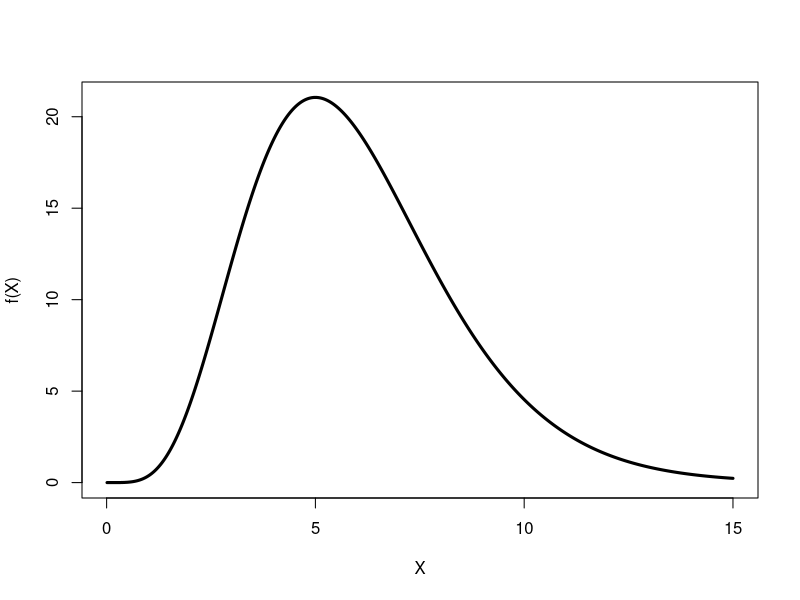
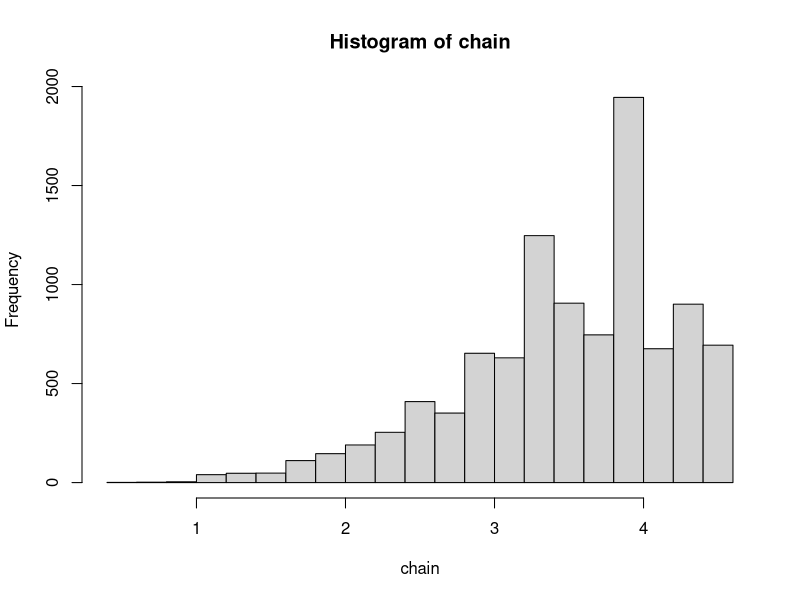
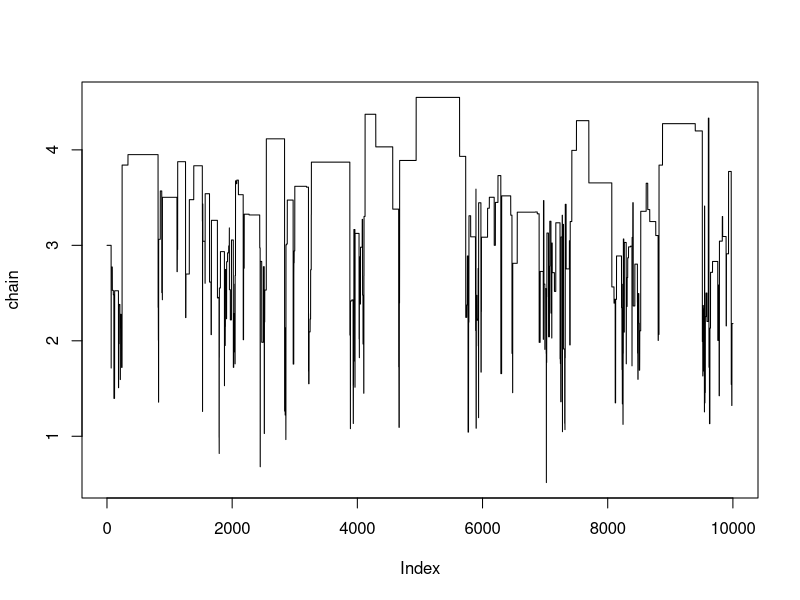
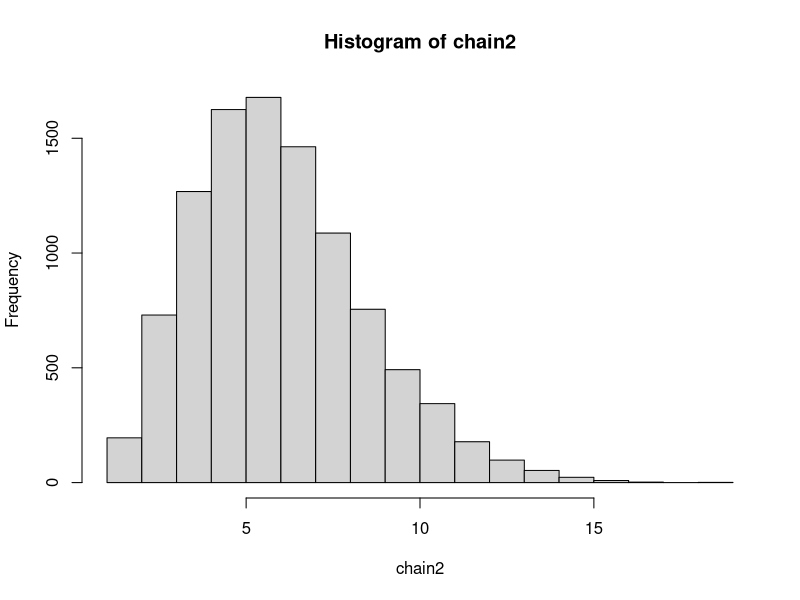
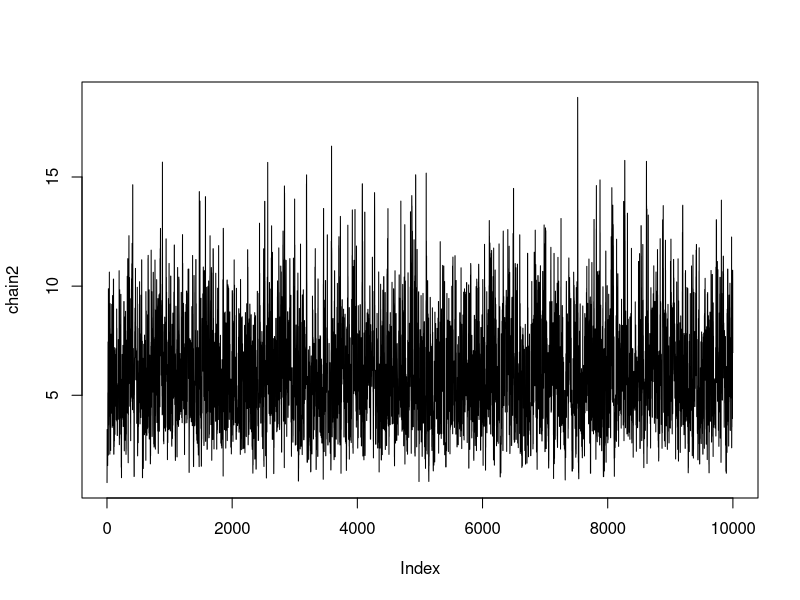
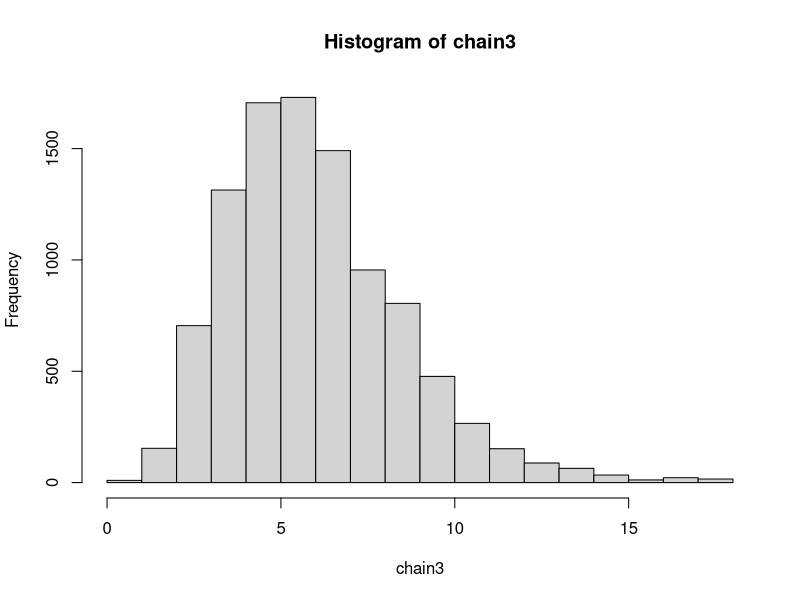
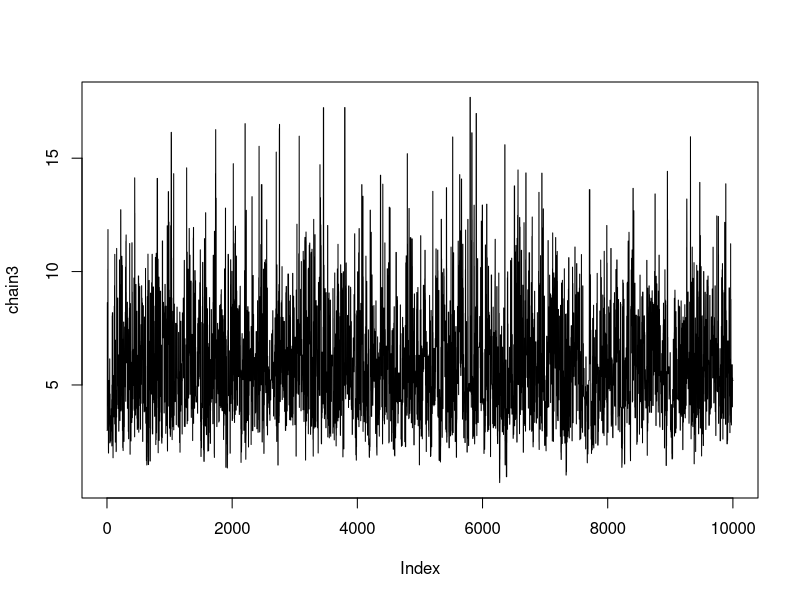
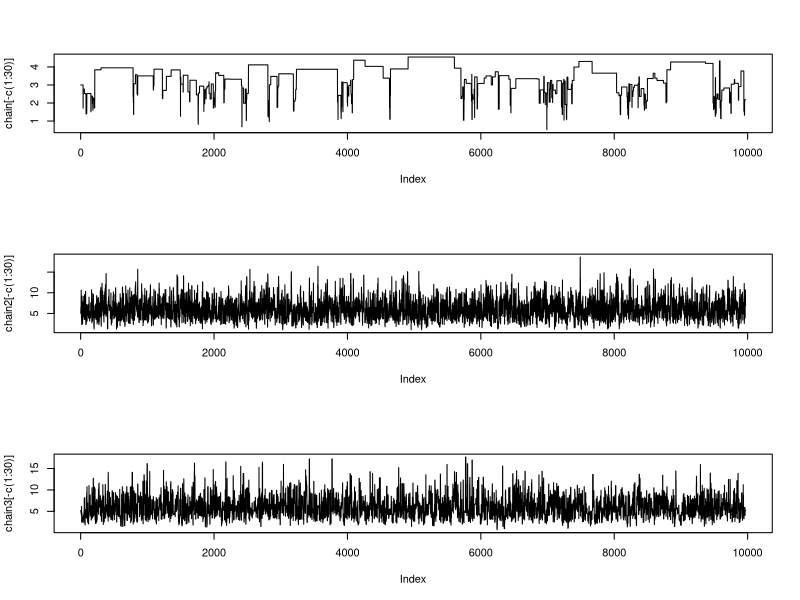

R code for these plots, in order:
## ---- chunk 1
knitr::opts_chunk$set(echo = TRUE)
## ---- chunk 2
### a)

f <- function(x){
  stopifnot(x>0)
  return(x^5*exp(-x))
}

X <- seq(0.01,15,0.01)
plot(X, f(X), type="l", lwd=3)     # f(x) distribution

starting_point <- 3
N <- 1E4
set.seed(12345)

proposal_dist <- function(Xt){
  return(rlnorm(1, Xt, 1))
}

chain <- starting_point
accept <- 0

for (i in 1:N){
  
  x <- chain[length(chain)]
  # candidate point x_star from g
  x_star <- proposal_dist(x)
  
  # MH ratio
  R     <- (f(x_star) * dlnorm(x, x_star, 1)) / 
            (f(x) * dlnorm(x_star, x, 1))
  ap    <- runif(1)
  if (ap < R){
    chain <- c(chain, x_star)
    accept <- accept + 1
  } else chain <- c(chain, x) 
}

cat("acceptance rate =", accept / N)
hist(chain)
plot(chain, type="l")  

## ---- chunk 3
### b)

starting_point2 <- 1
N <- 1E4
set.seed(12345)

proposal_dist2 <- function(Xt){
  return(rchisq(1, floor(Xt+1)))
}

chain2 <- starting_point2
accept2 <- 0

for (i in 1:N){
  
  x <- chain2[length(chain2)]
  # candidate point x_star from g
  x_star <- proposal_dist2(x)
  
  # MH ratio
  R     <- (f(x_star) * dchisq(x, floor(x_star + 1))) / 
    (f(x) * dchisq(x_star, floor(x+1)))
  ap    <- runif(1)
  if (ap < R){
    chain2 <- c(chain2, x_star)
    accept2 <- accept2 + 1
  } else chain2 <- c(chain2, x) 
}

cat("acceptance rate =", accept2 / N)
hist(chain2)
plot(chain2, type="l")
## ---- chunk 4
### c)

starting_point3 <- 3
N <- 1E4
set.seed(12345)

proposal_dist3 <- function(Xt){
  return(rexp(1, Xt^-1))
}

chain3 <- starting_point3
accept3 <- 0

for (i in 1:N){
  
  x <- chain3[length(chain3)]
  # candidate point x_star from g
  x_star <- proposal_dist3(x)
  
  # MH ratio
  R     <- (f(x_star) * dexp(x, x_star^-1)) / 
    (f(x) * dexp(x_star, x^-1))
  ap    <- runif(1)
  if (ap < R){
    chain3 <- c(chain3, x_star)
    accept3 <- accept3 + 1
  } else chain3 <- c(chain3, x) 
}

cat("acceptance rate =", accept3 / N)
hist(chain3)
plot(chain3, type="l")
## ---- chunk 5
### d)

par(mfrow=c(3,1))
plot(chain[-c(1:30)], type="l")
plot(chain2[-c(1:30)], type="l")
plot(chain3[-c(1:30)], type="l")

cat("Method a) acceptance rate =", accept / N, "\n")
cat("Method b) acceptance rate =", accept2 / N, "\n")
cat("Method c) acceptance rate =", accept3 / N, "\n")

par(mfrow=c(3,1))
hist(chain[-c(1:30)], main = "Histogram of part a)", xlab = "x values")
hist(chain2[-c(1:30)], main = "Histogram of part b)", xlab = "x values")
hist(chain3[-c(1:30)], main = "Histogram of part c)", xlab = "x values")

par(mfrow=c(1,1))
plot(X, f(X), type="l", lwd=3)
## ---- chunk 6
### e)

cat("the expected value of the first method is:", mean(chain[-c(1:30)]), "\n")
cat("the expected value of the second method is:", mean(chain2[-c(1:30)]), "\n")
cat("the expected value of the third method is:", mean(chain3[-c(1:30)]), "\n")
## ---- chunk 7

###############################
### Boundary ellipse 
### for Gibbs sampling example
### from Lecture 4
### Fall 2023, by Frank Miller
###############################
w  <- 1.999
xv <- seq(-1, 1, by=0.01) * 1/sqrt(1-w^2/4)  # a range of x1-values, where the term below the root is non-negative (compare Lecture 4)
plot(xv, xv, type="n", xlab=expression(x[1]), ylab=expression(x[2]), las=1)
# ellipse
lines(xv, -(w/2)*xv-sqrt(1-(1-w^2/4)*xv^2), lwd=2, col=8)
lines(xv, -(w/2)*xv+sqrt(1-(1-w^2/4)*xv^2), lwd=2, col=8)
## ---- chunk 8
#Gibbs sampling
f1_cond <- function(x2){
  return(runif(1, min = -0.9995*x2 - sqrt(1-0.00099975*x2), max = -0.9995*x2 + sqrt(1-0.00099975*x2)))
}
f2_cond <- function(x1){
  return(runif(1, min = -0.9995*x1 - sqrt(1-0.00099975*x1), max = -0.9995*x1 + sqrt(1-0.00099975*x1)))
}

set.seed(12345)
n <- 1000
x1 <- 0
x2 <- 0
X1 <- c()
X2 <- c()
for(i in 1:n){
  x1 <- f1_cond(x2)
  x2 <- f2_cond(x1)
  X1 <- c(X1, x1)
  X2 <- c(X2, x2)
}

w  <- 1.999
xv <- seq(-1, 1, by=0.01) * 1/sqrt(1-w^2/4)  # a range of x1-values, where the term below the root is non-negative (compare Lecture 4)
plot(xv, xv, type="n", xlab=expression(x[1]), ylab=expression(x[2]), las=1)
# ellipse
lines(xv, -(w/2)*xv-sqrt(1-(1-w^2/4)*xv^2), lwd=2, col=8)
lines(xv, -(w/2)*xv+sqrt(1-(1-w^2/4)*xv^2), lwd=2, col=8)
#Add the points X1 and X2 to the graph
points(X1, X2, col = "red", pch = 20, cex = 0.5)

## ---- chunk 9
#Determine P(X1 > 0)

means <- c()
for(i in 1:100){
  set.seed(i)
  n <- 1000
  x1 <- 0
  x2 <- 0
  X1 <- c()
  X2 <- c()
  for(i in 1:n){
    x1 <- f1_cond(x2)
    x2 <- f2_cond(x1)
    X1 <- c(X1, x1)
    X2 <- c(X2, x2)
  }
  means <- c(means, mean(X1 > 0))
}
#mean(means)
## ---- chunk 10
#Gibbs sampling
xv <- seq(-sqrt(4000), sqrt(4000) , by=0.01)   # a range of x1-values, where the term below the root is non-negative (compare Lecture 4)
plot(xv, xv, type="n", xlab=expression(x[1]), ylab=expression(x[2]), las=1, ylim = c(-3,3))
# ellipse
lines(xv, -sqrt(1-xv^2*0.00025)/(0.99975), lwd=2, col=8)
lines(xv, sqrt(1-xv^2*0.00025)/(0.99975), lwd=2, col=8)

u1_given_ <- function(u2){
  return(runif( 1, min = -sqrt((1-u2^2*0.00025)/0.99975), max = sqrt((1-u2^2*0.00025)/0.99975) ))
}
u2_given_ <- function(u1){
  return(runif(1, min = -sqrt((1-u1^2*0.99975)/0.00025), max = sqrt((1-u1^2*0.99975)/0.00025) ))
}

means <- c()
for(i in 1:100){
  set.seed(i)
  n <- 1000
  u1 <- 0
  u2 <- 0
  U1 <- c()
  U2 <- c()
  for(i in 1:n){
    u1 <- u1_given_(u2)
    u2 <- u2_given_(u1)
    U1 <- c(U1, u1)
    U2 <- c(U2, u2)
  }
  means <- c(means, mean(U1 > 0))
}
mean(means)
points(X2, X1, col = "red", pch = 20, cex = 0.5)
